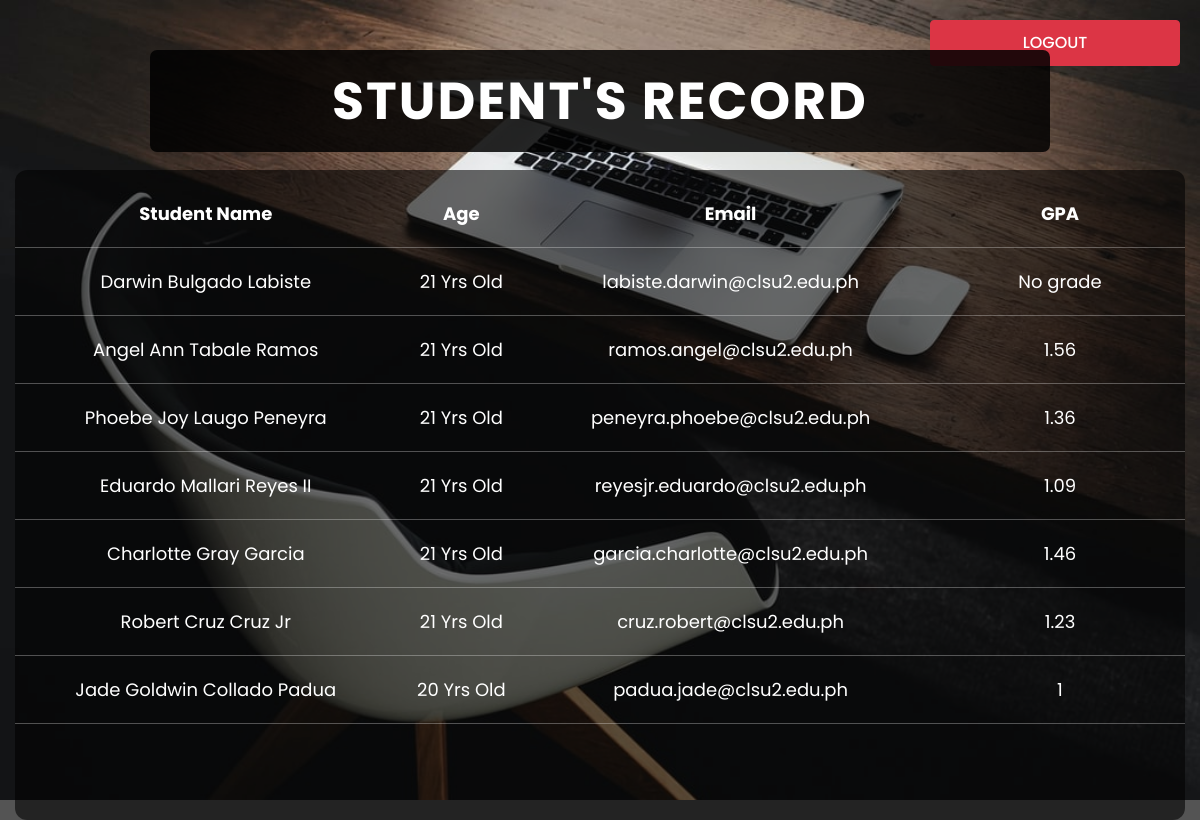
Page / (signed in) on the committed database.
### tables this page shows
CREATE TABLE `student` (
  `id` int(11) NOT NULL,
  `name` varchar(50) NOT NULL,
  `age` int(2) NOT NULL,
  `email` varchar(50) NOT NULL,
  `gpa` float NOT NULL
);

### index.php (the view, shortened to what this page needs)
<!DOCTYPE html>
<html lang="en">
<head>
    <link rel="stylesheet" href="css/bootstrap-4.0.0-dist/css/bootstrap.min.css">
    <link rel="stylesheet" href="css/index.css">
</head>
<body>
    <a href="db/logout.php" class="btn btn-danger button-logout">LOGOUT</a>
    <div class="container-fluid">
        <h1 class="student-record-title">STUDENT'S RECORD</h1>
        <div class="student-wrapper mt-5">
            <table>
                <thead>
                    <th>Student Name</th>
                    <th>Age</th>
                    <th>Email</th>
                    <th>GPA</th>
                </thead>
                <tbody>
                    <?php
                        include_once 'db/connection.php';
                        $sql_select_records = "SELECT * FROM student";
                        $result = mysqli_query($conn, $sql_select_records);
                        $tempGpa = "";
                        if(mysqli_num_rows($result) > 0) {
                            while($row = mysqli_fetch_assoc($result)) {
                                if ($row["gpa"] == 0) {
                                    $tempGpa = "No grade";
                                } else {
                                    $tempGpa = $row["gpa"];
                                }
                                echo "<tr>"
                                        ."<td>".$row["name"]."</td>"
                                        ."<td>".$row["age"]." Yrs Old</td>"
                                        ."<td>".$row["email"]."</td>"
                                        ."<td>".$tempGpa."</td>"
                                     ."</tr>";
                            }
                        }
                    ?>
                </tbody>
            </table>
        </div>
    </div>
</body>
</html>

### css/index.css (style rules this page uses)
body { background-image: url(../css/resources/bg.jpg); background-size: 300%; background-position-y: 0px; background-position-x: -450px; background-repeat: no-repeat; background-color: rgba(36, 35, 35, 0.775); }
@media only screen and (min-width: 768px) { body { background-size: 230%; background-position-y: 0px; background-position-x: -450px; } }
@media screen and (min-width: 1025px) { body { background-size: 100%; background-position-y: 0px; background-position-x: 0px; } }
.button-logout { position: absolute; padding: 10px 0; width: 250px; top: 20px; right: 20px; font-family: var(--poppins-); font-weight: 500; color: #fff !important; }
.student-record-title { position: relative; font-size: 52px; font-family: var(--poppins-); color: #fff; font-weight: 700; letter-spacing: 2px; text-align: center; top: 50px; background-color: rgba(0, 0, 0, 0.844); width: 900px; margin: auto; padding: 20px 60px; border-radius: 7px; }
.student-wrapper { position: relative; width: 100%; max-width: 1400px; height: 650px; background-color: rgba(0, 0, 0, 0.576); margin: auto; top: 20px; border-radius: 12px; overflow: auto; }
.student-wrapper table { border-collapse: collapse; width: 100%; }
.student-wrapper table, .student-wrapper th, .student-wrapper td { text-align: center; padding: 20px; color: #fff; font-family: var(--poppins-); font-size: 18px; }
.student-wrapper td { padding: 20px 0; }
.student-wrapper th { padding-top: 30px; font-size: 18px; }
.student-wrapper th:last-child { width: 250px; }
.student-wrapper tr { border-bottom: 1px solid rgba(255, 255, 255, 0.296); width: 96%; }
.student-wrapper table thead { color: #fff; font-family: var(--poppins-); }

### css/global.css (style rules this page uses)
:root { --poppins-: 'Poppins', sans-serif; --montserrat-: 'Montserrat', sans-serif; }
body { top: 0; bottom: 0; left: 0; right: 0; margin: 0; padding: 0; font-size: 100%; }
*, *::after, *::before { box-sizing: border-box; margin: 0; padding: 0; }
p, h1, h2, h3, h4, h5 { padding: 0; margin: 0; }
a { text-decoration: none; }

### rows in the picture
student: name "Darwin Bulgado Labiste", age "21", email "labiste.darwin@clsu2.edu.ph", gpa "No grade"
student: name "Angel Ann Tabale Ramos", age "21", email "ramos.angel@clsu2.edu.ph", gpa "1.56"
student: name "Phoebe Joy Laugo Peneyra", age "21", email "peneyra.phoebe@clsu2.edu.ph", gpa "1.36"
student: name "Eduardo Mallari Reyes II", age "21", email "reyesjr.eduardo@clsu2.edu.ph", gpa "1.09"
student: name "Charlotte Gray Garcia", age "21", email "garcia.charlotte@clsu2.edu.ph", gpa "1.46"
student: name "Robert Cruz Cruz Jr", age "21", email "cruz.robert@clsu2.edu.ph", gpa "1.23"
student: name "Jade Goldwin Collado Padua", age "20", email "padua.jade@clsu2.edu.ph", gpa "1"
